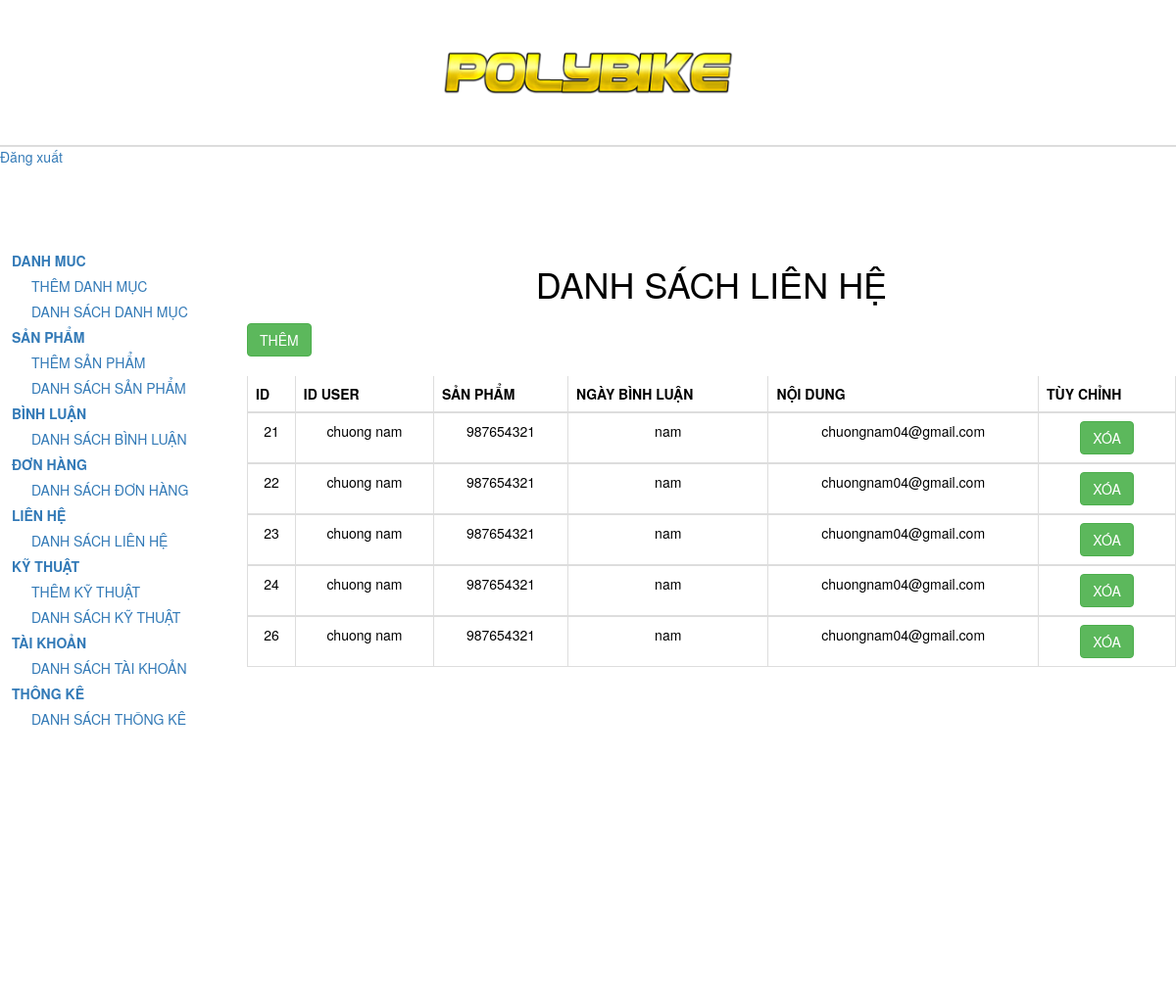
Screenshot of /admin/index.php?act=showlienhe with the database file from the repository.
### tables this page shows
CREATE TABLE `lienhe` (
  `lienhe_id` int NOT NULL,
  `bl_name` varchar(225) NOT NULL,
  `sodienthoai` int NOT NULL,
  `noidungbinhluan` text NOT NULL,
  `email` varchar(225) NOT NULL
);

### admin/database.php (called while the page is built, shortened)
<?php
class Database {
  public $host = DB_HOST;
  public $user = DB_USER;
  public $pass = DB_PASS;
  public $dbname = DB_NAME;
    public $link;
    public function connectDB(){
        $this->link = new mysqli($this->host,$this->user,$this->pass,$this->dbname);
    }
    public function select( $query ){
        $result = $this->link->query( $query ) or
        die($this->link->error.__LINE__);
        if($result->num_rows > 0){
            return $result;
        }else{
            return false;
        }
    }
}

### admin/class/lienhe_class.php (called while the page is built, shortened)
<?php
class Lienhe
{
    private $db;
    public function __construct()
    {
        $this->db = new Database();
    }
    public function showlh()
    {
        $query = "SELECT * FROM lienhe ";
        $result = $this->db->select($query);
        return $result;
    }
}
?>

### admin/lienhe/listlienhe.php (the view, shortened to what this page needs)
<div class="admin-content-right">
         <div class="admin-content-right-cartegory_list">
         <h1 class="h1">DANH SÁCH LIÊN HỆ</h1>
            <div class="table-responsive">
            <table class="table">
                <thead class="thead-dark">
                <tr>
                    <th>ID</th>
                    <th>ID USER</th>
                    <th>SẢN PHẨM</th>
                    <th>NGÀY BÌNH LUẬN</th>
                    <th>NỘI DUNG</th>
                    <th>TÙY CHỈNH</th>
                </tr>
                </thead>
                <?php
                if($lienhe){
                    while($row = $lienhe->fetch_assoc()){
                ?>
                <tbody>
                <tr>
                    <td><?php echo $row['lienhe_id']?></td>
                    <td><?php echo $row['bl_name']?></td>
                    <td><?php echo $row['sodienthoai']?></td>
                    <td><?php echo $row['noidungbinhluan']?></td>
                    <td><?php echo $row['email']?></td>
                    <td><a onclick="return confirm('bạn có muốn xóa')" href="index.php?act=xoalh&lienhe_id=<?php echo $row['lienhe_id']?>" class="btn btn-success">XÓA</a>
                </tr>
                </tbody>
                <?php
                    }
                }
                ?>
                <a class="btn btn-success" href="index.php?act=adddm">THÊM</a>
            </table>
            </div>
         </div>
    </div>
</section>
</body>
</html>

### admin/stylee.css (style rules this page uses)
* { margin: 0; padding: 0; box-sizing: border-box; color: black; outline: none; }
a { text-decoration: none; }
.admin-content-right { width: 80%; padding: 30px 0 0 12px; }
.admin-content-right-cartegory_list table { width: 100%; text-align: center; margin-top: 20px; }
.admin-content-right-cartegory_list table tr th,td { border: 1px solid #ddd; }
table { border-collapse: collapse; }

### admin/lienhe/listlienhe.php (style rules this page uses)
.h1 { text-align: center; align-items: center; margin-bottom: 20px; }

### rows the page displays
lienhe: lienhe_id "21", bl_name "chuong nam", sodienthoai "987654321", noidungbinhluan "nam", email "chuongnam04@gmail.com"
lienhe: lienhe_id "22", bl_name "chuong nam", sodienthoai "987654321", noidungbinhluan "nam", email "chuongnam04@gmail.com"
lienhe: lienhe_id "23", bl_name "chuong nam", sodienthoai "987654321", noidungbinhluan "nam", email "chuongnam04@gmail.com"
lienhe: lienhe_id "24", bl_name "chuong nam", sodienthoai "987654321", noidungbinhluan "nam", email "chuongnam04@gmail.com"
lienhe: lienhe_id "26", bl_name "chuong nam", sodienthoai "987654321", noidungbinhluan "nam", email "chuongnam04@gmail.com"
